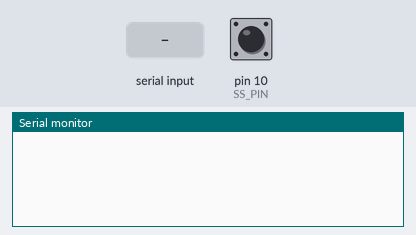
Bench run of a sketch on a simulated Arduino Uno, built with avr-gcc and run on an emulated ATmega328P. Shown: the last lines printed to the serial monitor. The test bench sets the inputs (shaded band); at power-on: pin 10 (SS_PIN) HIGH.

Above: at 1.2 s.
1.3 s: pin 10 (SS_PIN) pulled LOW for 0.15 s
At 1.8 s:
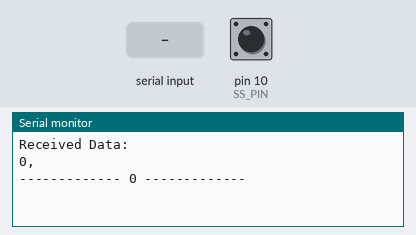
2.9 s: "index 0\n" received over Serial
At 3.5 s:
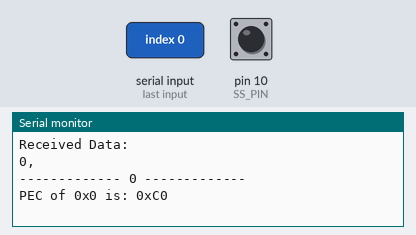
4.4 s: "90,45\n" received over Serial
At 5.6 s:
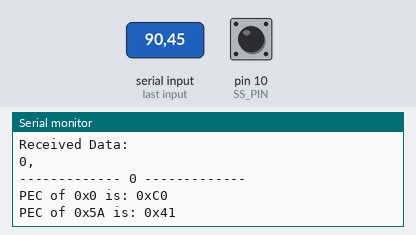
5.9 s: "30,150\n" received over Serial
At 7.0 s:
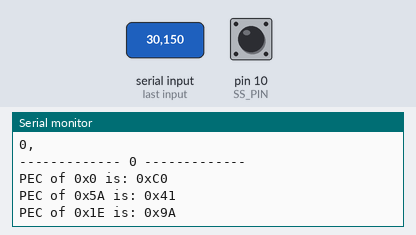
7.4 s: "5\n" received over Serial
At 8.1 s:
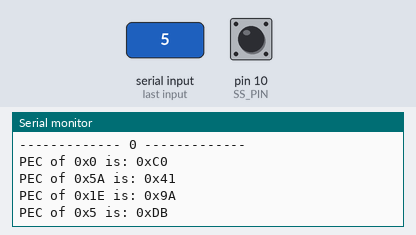
8.9 s: "200\n" received over Serial
At 9.3 s:
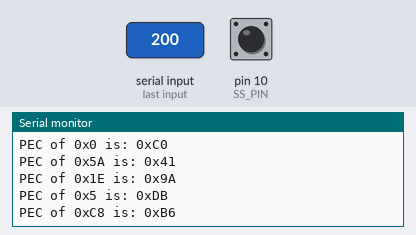

Measured:
- after the input at 1.3 s, the serial monitor: prints a new line after 0.15 s (image 1)
- after the input at 2.9 s, the serial monitor: prints a new line at once (image 2)
- after the input at 4.4 s, the serial monitor: prints a new line at once (image 3)
- after the input at 5.9 s, the serial monitor: prints a new line at once (image 4)
- after the input at 7.4 s, the serial monitor: prints a new line at once (image 5)
- after the input at 8.9 s, the serial monitor: prints a new line at once (image 6)

The sketch:

slave_sim.ino
```cpp
/*
 * This code implements a slave side in SPI communication
 * to verify that the data was recieved successfully from
 * the master unit.
 *
 * This program simply works as a slave and print out
 * any recieved data.
 *
 * To use this code you just need to connect the following pins:
 *    Master_side     Salve_side
 *    pin 13----------pin 13    'SCK'
 *    pin 12----------pin 12    'MISO'
 *    pin 11----------pin 11    'MOSI'
 *    pin 10----------pin 10    'SS'
 *
 * The source code is taken from arduino forum:
 * https://forum.arduino.cc/index.php?topic=120049.0
 *
 *
 */

#include "Spi.h"
int i=0;
#define rx_size 100
#define tx_size 100
volatile uint8_t rx[rx_size];
volatile uint8_t tx[tx_size];
volatile boolean Flag = LOW;

void setup(){
  Serial.begin(115200);
  Spi.SPI_SlaveInit();
  init_tx();
}

void loop(){
  /* if SS_PIN is LOW, then, there is data to receive */
  if(digitalRead(SS_PIN) == LOW){
      while(digitalRead(SS_PIN) == LOW){

      rx[i++] = Spi.SPI_SlaveReceive(i);   // receiving the next byte
//      if(i<(rx_size-1)){   // checking for upper bound for array index of size 100
//        i++;  // increasing pointer to store upcoming byte in
//      }
    }
    Flag = HIGH;    // raising flag to print the received data
  }


  if(Flag){       // if Flag is HIGH, then, there is new data received
    Flag = LOW;   // resetting falg to LOW to avoid printing same data
    Serial.println("Received Data:");
    print_rx();   // a function to print the received array of bytes in HEX format
    i = 0;        // resetting the index pointer to the first location 'index 0'
  }

/* part of code to test the operation of PEC calculation function*/
  if(Serial.available()){
    uint8_t c[1];
    c[0] = Serial.parseInt();
    Serial.print("PEC of 0x");
    Serial.print(c[0], HEX);
    Serial.print(" is: 0x");
    Serial.println(calculatePEC(1, c), HEX);
    while(Serial.available()){
      Serial.read();
    }
  }
}

void print_rx(){
  for (int x=0 ; x<i ; x++){    // variable i holds the number of received bytes
    Serial.print(rx[x], HEX);   // printing the byte in HEX format
    Serial.print(",  ");
  }
  Serial.println();
  Serial.print("------------- ");
  Serial.print(Spi.cmd_counter);
  Serial.println(" -------------");
}

void init_tx(){
  for(int n=0 ; n<tx_size ; n++ ){
    tx[n] = n;
  }
}
```

Spi.cpp
```cpp
/*
 * The source code is taken from arduino forum:
 * https://forum.arduino.cc/index.php?topic=120049.0
*/

#include <Arduino.h>
#include "Spi.h"

//---------- constructor ----------------------------------------------------
SPI::SPI(){
}

//------------------ mode ---------------------------------------------------
void SPI::mode(byte config){
//  initialize the SPI pins
  pinMode(SCK_PIN, OUTPUT);
  pinMode(MOSI_PIN, OUTPUT);
  pinMode(MISO_PIN, INPUT_PULLUP);
  pinMode(SS_PIN, OUTPUT);

//  enable SPI master with configuration byte specified
  SPCR = 0;
  SPCR = (config & 0x7F) | (1<<SPE) | (1<<MSTR);
}

void SPI::SPI_SlaveInit(void){
//  Set MISO output, all others input
  pinMode(SCK_PIN, INPUT_PULLUP);
  pinMode(MOSI_PIN, INPUT_PULLUP);
  pinMode(MISO_PIN, OUTPUT);
  pinMode(SS_PIN, INPUT_PULLUP);

//  SPIE=0, SPE=1, DORD=0, MSTR=0, CPOL=0, CPOL=0, SPR=00
  SPCR = B01000000;
}

//------------------ receive -----------------------------------------------
uint8_t SPI::SPI_SlaveReceive(uint8_t c){
  //cmd_counter ++;
  //SPDR = cmd_counter;
  SPDR = c;
  /* Wait for reception complete */
  while((!(SPSR & (1<<SPIF))) && (digitalRead(SS_PIN) == LOW)){}
  //  while(!(SPSR & (1<<SPIF)))
  /* Return Data Register */
  return SPDR;
}

//------------------ transfer -----------------------------------------------
uint8_t SPI::transfer(uint8_t value){
  SPDR = value;
  while (!(SPSR & (1<<SPIF))) ;
  return SPDR;
}

uint8_t SPI::transfer(uint8_t value, uint8_t period){
  SPDR = value;
  if (period > 0) delayMicroseconds(period);
  while (!(SPSR & (1<<SPIF))) ;
  return SPDR;
}

//---------- preinstantiate SPI object --------------------------------------
SPI Spi = SPI();
```

Spi.h
```cpp
/*
 * The source code is taken from arduino forum:
 * https://forum.arduino.cc/index.php?topic=120049.0
*/

#ifndef Spi_h
#define Spi_h

#include <Arduino.h>
#include <inttypes.h>

#define SCK_PIN   13
#define MISO_PIN  12
#define MOSI_PIN  11
#define SS_PIN    10

class SPI{
  public:
    volatile uint8_t cmd_counter = 0;
    SPI(void);
    void mode(uint8_t);
    void SPI_SlaveInit(void);
    uint8_t SPI_SlaveReceive(uint8_t c);
    uint8_t transfer(uint8_t);
    uint8_t transfer(uint8_t, uint8_t);
};

extern SPI Spi;

#endif
```

auxiliary_Functions.ino
```cpp
uint8_t calculatePEC(uint8_t len, uint8_t *data){
  uint8_t  remainder = 0x41;  //PEC_SEED;

// Perform modulo-2 division, a byte at a time.
  for (int byte = 0; byte < len; ++byte){

// Bring the next byte into the remainder.
    remainder ^= data[byte];

// Perform modulo-2 division, a bit at a time.
    for (uint8_t bit = 8; bit > 0; --bit){

// Try to divide the current data bit.
      if (remainder & 128){
        remainder = (remainder << 1) ^ 7/*PEC_POLY*/;
      }else{
        remainder = (remainder << 1);
      }
    }
  }
  return remainder;
}
```
